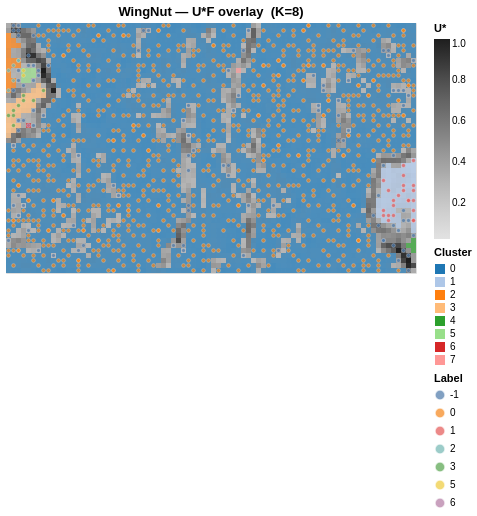

The notebook cell saved with this chart:
### Code cell
plot_ustar_cluster_overlay(
    clf_wn.ustar_, clf_wn.labels_,
    bmu_indices=som_wn.bmu_indices(data_wn_z),
    sample_labels=pred_wn,
    title=f'WingNut — U*F overlay  (K={clf_wn.n_clusters_})',
    cell_pixels=5.0,
)

### Figure 1 — Vega-Lite specification as saved in the notebook (floating-point values rounded to 4 significant figures; data arrays with more than 128 entries replaced by an {"elided": "..."} marker saying what was removed)
{"config": {"view": {"continuousWidth": 300, "continuousHeight": 300}}, "layer": [{"data": {"name": "data-7c0cc4acd12061a85afb32cb4498f7ed"}, "mark": {"type": "rect"}, "encoding": {"color": {"field": "ustar", "legend": {"title": "U*"}, "scale": {"scheme": "greys"}, "type": "quantitative"}, "tooltip": [{"field": "col", "type": "quantitative"}, {"field": "row", "type": "quantitative"}, {"field": "ustar", "format": ".4f", "type": "quantitative"}], "x": {"axis": null, "field": "col", "sort": null, "type": "ordinal"}, "y": {"axis": null, "field": "row", "sort": "descending", "type": "ordinal"}}}, {"data": {"name": "data-7c0cc4acd12061a85afb32cb4498f7ed"}, "mark": {"type": "rect"}, "encoding": {"color": {"field": "cluster", "legend": {"title": "Cluster"}, "scale": {"scheme": "category20"}, "type": "nominal"}, "opacity": {"field": "opacity", "legend": null, "scale": {"domain": [0, 1]}, "type": "quantitative"}, "tooltip": [{"field": "col", "type": "quantitative"}, {"field": "row", "type": "quantitative"}, {"field": "cluster", "type": "quantitative"}, {"field": "ustar", "format": ".4f", "type": "quantitative"}], "x": {"axis": null, "field": "col", "sort": null, "type": "ordinal"}, "y": {"axis": null, "field": "row", "sort": "descending", "type": "ordinal"}}, "title": "WingNut — U*F overlay  (K=8)", "transform": [{"filter": "(datum.cluster >= 0)"}]}, {"data": {"name": "data-dec90945490e98576a64a96c3a4df008"}, "mark": {"type": "circle", "opacity": 0.7, "size": 15.0, "stroke": "white", "strokeWidth": 0.3}, "encoding": {"color": {"field": "Label", "legend": {"title": "Label"}, "scale": {"scheme": "tableau10"}, "type": "nominal"}, "tooltip": [{"field": "col", "type": "quantitative"}, {"field": "row", "type": "quantitative"}, {"field": "Label", "type": "nominal"}], "x": {"axis": null, "field": "col", "sort": null, "type": "ordinal"}, "y": {"axis": null, "field": "row", "sort": "descending", "type": "ordinal"}}}], "height": {"step": 5.0}, "width": {"step": 5.0}, "$schema": "https://vega.github.io/schema/vega-lite/v6.4.1.json", "datasets": {"data-7c0cc4acd12061a85afb32cb4498f7ed": {"elided": "4100 records"}, "data-dec90945490e98576a64a96c3a4df008": {"elided": "1016 records"}}}
